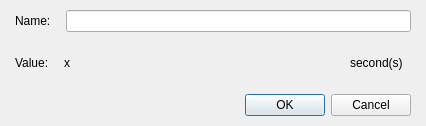
<?xml version="1.0" encoding="UTF-8"?>
<ui version="4.0">
 <class>DialogSystemSpeedFrequency</class>
 <widget class="QDialog" name="DialogSystemSpeedFrequency">
  <property name="geometry">
   <rect>
    <x>0</x>
    <y>0</y>
    <width>426</width>
    <height>126</height>
   </rect>
  </property>
  <property name="windowTitle">
   <string>Set speed / frequency...</string>
  </property>
  <layout class="QGridLayout" name="gridLayout">
   <property name="leftMargin">
    <number>15</number>
   </property>
   <property name="topMargin">
    <number>10</number>
   </property>
   <property name="rightMargin">
    <number>15</number>
   </property>
   <property name="bottomMargin">
    <number>10</number>
   </property>
   <item row="0" column="0">
    <layout class="QVBoxLayout" name="verticalLayout_2" stretch="1,0">
     <property name="spacing">
      <number>15</number>
     </property>
     <item>
      <layout class="QVBoxLayout" name="verticalLayout">
       <item>
        <layout class="QHBoxLayout" name="horizontalLayout_2" stretch="0,1">
         <item>
          <widget class="QLabel" name="label">
           <property name="text">
            <string>Name:</string>
           </property>
          </widget>
         </item>
         <item>
          <widget class="QLineEdit" name="lineEditName"/>
         </item>
        </layout>
       </item>
       <item>
        <layout class="QHBoxLayout" name="horizontalLayout" stretch="0,0,0,0,1">
         <item>
          <widget class="QLabel" name="labelValue">
           <property name="text">
            <string>Value:</string>
           </property>
          </widget>
         </item>
         <item>
          <widget class="QLabel" name="labelX">
           <property name="text">
            <string>x</string>
           </property>
          </widget>
         </item>
         <item>
          <widget class="PanelPrimitiveValue" name="panelPrimitiveValue" native="true">
           <property name="minimumSize">
            <size>
             <width>250</width>
             <height>27</height>
            </size>
           </property>
           <property name="maximumSize">
            <size>
             <width>250</width>
             <height>27</height>
            </size>
           </property>
          </widget>
         </item>
         <item>
          <widget class="QLabel" name="labelSeconds">
           <property name="text">
            <string>second(s)</string>
           </property>
          </widget>
         </item>
         <item>
          <spacer name="horizontalSpacer">
           <property name="orientation">
            <enum>Qt::Horizontal</enum>
           </property>
           <property name="sizeHint" stdset="0">
            <size>
             <width>40</width>
             <height>20</height>
            </size>
           </property>
          </spacer>
         </item>
        </layout>
       </item>
      </layout>
     </item>
     <item>
      <widget class="QDialogButtonBox" name="buttonBox">
       <property name="orientation">
        <enum>Qt::Horizontal</enum>
       </property>
       <property name="standardButtons">
        <set>QDialogButtonBox::Cancel|QDialogButtonBox::Ok</set>
       </property>
      </widget>
     </item>
    </layout>
   </item>
  </layout>
 </widget>
 <customwidgets>
  <customwidget>
   <class>PanelPrimitiveValue</class>
   <extends>QWidget</extends>
   <header>panelprimitivevalue.h</header>
   <container>1</container>
  </customwidget>
 </customwidgets>
 <resources/>
 <connections>
  <connection>
   <sender>buttonBox</sender>
   <signal>accepted()</signal>
   <receiver>DialogSystemSpeedFrequency</receiver>
   <slot>accept()</slot>
   <hints>
    <hint type="sourcelabel">
     <x>248</x>
     <y>254</y>
    </hint>
    <hint type="destinationlabel">
     <x>157</x>
     <y>274</y>
    </hint>
   </hints>
  </connection>
  <connection>
   <sender>buttonBox</sender>
   <signal>rejected()</signal>
   <receiver>DialogSystemSpeedFrequency</receiver>
   <slot>reject()</slot>
   <hints>
    <hint type="sourcelabel">
     <x>316</x>
     <y>260</y>
    </hint>
    <hint type="destinationlabel">
     <x>286</x>
     <y>274</y>
    </hint>
   </hints>
  </connection>
 </connections>
</ui>
